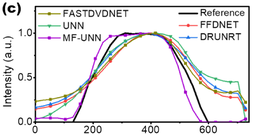
#> input picture input.png, 256 x 135 px, shrunk from 1506 x 795 before the run
$ python test.py
#> lines starting #> are read from the running program, lines starting #| are printed output that depends on the picture; after the words box and inside, x2 and y2 are one past the last pixel; in counts of white or black regions, pixels touching at a corner belong together
from PIL import Image
import numpy as np

# 定义颜色判断函数
def is_white(pixel, threshold=200):
    """判断像素是否为白色"""
    r, g, b = pixel
    return r > threshold and g > threshold and b > threshold

def is_light_green(pixel):
    """判断像素是否为浅绿色"""
    r, g, b = pixel
    return g > r and g > b and g > 150 and r < 200 and b < 200  # 浅绿色的绿色通道值较高，但不接近白色

def is_black(pixel, threshold=120):
    """判断像素是否为黑色"""
    r, g, b = pixel
    return r < threshold and g < threshold and b < threshold

def is_purple(pixel):
    """判断像素是否为紫色"""
    r, g, b = pixel
    return r > g and b > g and r > 100 and b > 100  # 紫色的红色和蓝色通道值较高，且绿色通道值较低

def is_brown_green(pixel):
    """判断像素是否为棕绿色"""
    r, g, b = pixel
    return r > 100 and g > 100 and b < 100 and r > g  # 棕绿色的红色和绿色通道值较高，但红色略高于绿色

def is_red(pixel):
    """判断像素是否为红色"""
    r, g, b = pixel
    return r > g and r > b and r > 150  # 红色的红色通道值较高

def is_blue(pixel):
    """判断像素是否为蓝色"""
    r, g, b = pixel
    return b > r and b > g and b > 150  # 蓝色的蓝色通道值较高

def filter_image(input_path, output_path):
    """处理图片，保留白色、浅绿色、黑色和紫色像素，剔除其他颜色并替换为白色"""
#> called with input_path = 'input.png', output_path = 'output.png'
    # 打开图片
    image = Image.open(input_path)
#> image is the input picture: PIL image 256x135 RGBA; mean R, G, B, A 231.9, 230.6, 231.7, 255
    image = image.convert("RGBA")  # 确保图片有透明度通道
    pixels = np.array(image)  # 将图片转换为 numpy 数组

    # 遍历每个像素
    for i in range(pixels.shape[0]):
        for j in range(pixels.shape[1]):
            pixel = pixels[i, j, :3]  # 获取 RGB 值
            if (not (is_white(pixel) or is_light_green(pixel) or is_black(pixel) or is_purple(pixel))) or (is_brown_green(pixel)):
                pixels[i, j, :3] = [255, 255, 255]  # 将不符合的颜色替换为白色
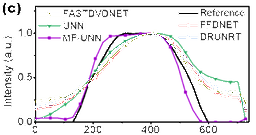
#> pixels: shape (135, 256, 4); 5.91% of pixels changed, all inside (x1, y1, x2, y2) = (2, 2, 250, 134)

    # 将 numpy 数组转换回图片
    result_image = Image.fromarray(pixels)
    result_image.save(output_path)  # 保存处理后的图片

# 使用示例
input_path = "input.png"  # 输入图片路径
output_path = "output.png"  # 输出图片路径
filter_image(input_path, output_path)
